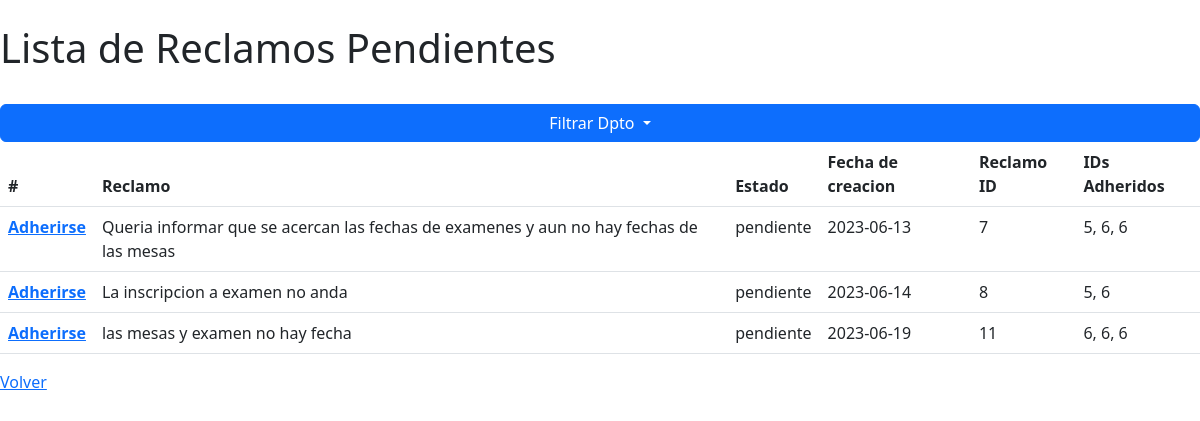
Screenshot of /listar?dptoa=True (signed in) with the database file from the repository.
### modules/databases.py (models this page shows, shortened)
class Reclamo(db.Model):
    __tablename__ = 'reclamos'
    id = Column(Integer(), primary_key=True)
    estado = Column(String(500), nullable=False)
    fecha = Column(String(1000))
    contenido = Column(String(1000), nullable=False)
    user_id = Column(Integer(), ForeignKey('users.id'))
    departamento = Column(String(500))
    adheridos= Column(String(1000))

### server.py (the view, shortened to what this page needs)
@app.route("/listar", methods=['GET', 'POST'])
@login_required
def listar():
    lista_resueltos = Reclamo.query.filter_by(estado = "pendiente").all()
    if request.args.get('dptol'):
        lista_resueltos = Reclamo.query.filter_by(estado = "pendiente", departamento="limpieza").all()
    if request.args.get('dptoa'):
        lista_resueltos = Reclamo.query.filter_by(estado = "pendiente", departamento="alumnado").all()
    return render_template("lista.html", lista_resueltos=lista_resueltos)

### server.py (called while the page is built)
@login_manager.user_loader
def user_loader(user_id):
    return User.query.get(user_id)

### templates/lista.html (shortened to what this page needs)
<!DOCTYPE html>
<html lang="en">
<head>
    <link href="https://cdn.jsdelivr.net/npm/bootstrap@5.3.0-alpha3/dist/css/bootstrap.min.css" rel="stylesheet">
</head>
<body class="d-flex flex-column">
    <br><h1>Lista de Reclamos Pendientes</h1>
<br>
    <div class="btn-group" role="group">
        <button type="button" class="btn btn-primary dropdown-toggle" data-bs-toggle="dropdown" aria-expanded="false">
          Filtrar Dpto
        </button>
    </div>
    <table class="table">
        <thead>
        <tr>
            <th scope="col">#</th>
            <th scope="col">Reclamo</th>
            <th scope="col">Estado</th>
            <th scope="col">Fecha de creacion</th>
            <th scope="col">Reclamo ID</th>
            <th scope="col">IDs Adheridos</th>
        </tr>
        </thead>
        <tbody>
        {% for reclamo in lista_resueltos: %}
        <tr>
            <th scope="row"><a href="{{ url_for('listar', add=true, id=reclamo.id) }}">Adherirse</a></th>
            <td>{{reclamo.contenido}}</td>
            <td>{{reclamo.estado}}</td>
            <td>{{reclamo.fecha}}</td>
            <td>{{reclamo.id}}</td>
            <td>{{reclamo.adheridos}}</td>
        </tr>
        {% endfor %}
        </tbody>
    </table>
    <a href="{{ url_for('mis_reclamos')}}">Volver</a>
</body>
</html>

### rows the page displays
Reclamo: contenido "Queria informar que se acercan las fechas de examenes y aun no hay fechas de las mesas", estado "pendiente", fecha "2023-06-13", id "7", adheridos "5, 6, 6"
Reclamo: contenido "La inscripcion a examen no anda", estado "pendiente", fecha "2023-06-14", id "8", adheridos "5, 6"
Reclamo: contenido "las mesas y examen no hay fecha", estado "pendiente", fecha "2023-06-19", id "11", adheridos "6, 6, 6"
